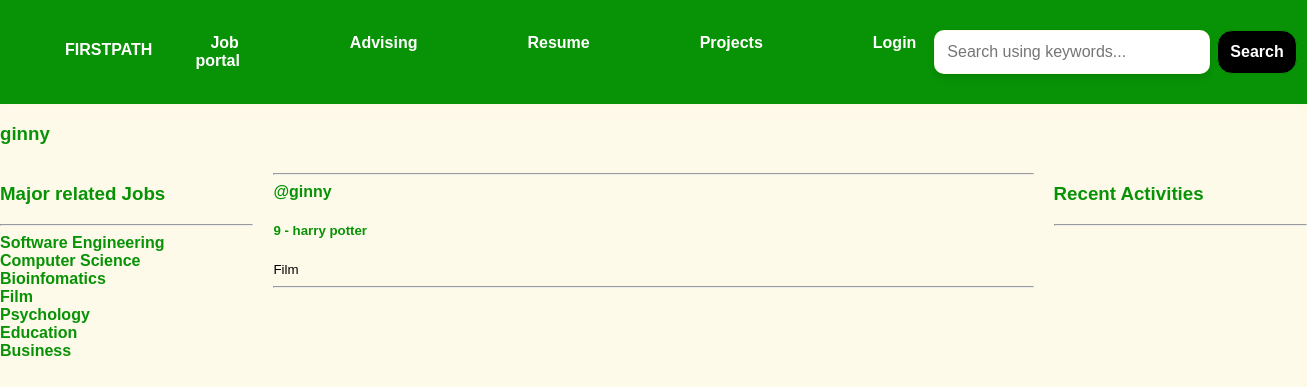
Screenshot of /profile/6/ with the database file from the repository.
### base/models.py (models this page shows, shortened)
class Topic(models.Model):
    name = models.CharField(max_length=200)

class Room(models.Model):
    host = models.ForeignKey(User, on_delete=models.SET_NULL, null=True)
    topic = models.ForeignKey(Topic, on_delete=models.SET_NULL, null=True)
    name = models.CharField(max_length=200)
    description = models.TextField(null=True, blank=True)
    participants= models.ManyToManyField(User, related_name='participants', blank=True)
    updated = models.DateTimeField(auto_now=True)
    created = models.DateTimeField(auto_now_add=True)
    class Meta:
        ordering = ['-updated', '-created']

### base/views.py (the view)
# urls.py: path('profile/<str:pk>/', views.userProfile, name="user-profile"),
def userProfile(request, pk):
    user = User.objects.get(id=pk)
    rooms = user.room_set.all()
    room_messages = user.message_set.all()
    topics = Topic.objects.all()
    context = {'user': user, 'rooms':rooms, 'room_messages' : room_messages, 'topics':topics}
    return render(request, 'base/profile.html', context)

### base/templates/base/profile.html
{% extends 'main.html' %}
{% block content %}
<h3>{{user.username}}</h3>
<div class="profile-container">
    <div>
        {% include 'base/major_job.html' %}
    </div>
    <div>
        {% include 'base/feed.html' %}
    </div>
    <div>
        {% include 'base/activity_component.html' %}
    </div>
</div>
{% endblock content %}

### base/templates/base/major_job.html (shortened to what this page needs)
<div>
    <h3>Major related Jobs</h3>
    <hr>
    {% for topic in topics %}
    <div>
        <a href="{% url 'home' %}?q={{topic.name}}">{{topic.name}}</a>
    </div>
    {% endfor %}
</div>

### base/templates/base/feed.html (shortened to what this page needs)
<div>
    {% for room in rooms %}
    <div>
        <hr>
        <a href="{% url 'user-profile' room.host.id %}">@{{room.host.username}}</a>
        <h5>{{room.id}} - <a href="{% url 'room' room.id%}">{{room.name}}</a></h5>
        <small>{{room.topic.name}}</small>
        <hr>
    </div>
    {% endfor %}
</div>

### static/styles/main.css (style rules this page uses)
body { font-family: 'Arial', sans-serif; background-color: #fef7de9d; color: #000000; margin: 0; padding: 0; }
h3, h5 { color: #089206; }
a { color: #089206; text-decoration: none; font-weight: bold; }
.profile-container { display: grid; grid-template-columns: 1fr 3fr 1fr; gap: 20px; margin: 20px 0; }

### rows the page displays
Topic: name "Software Engineering"
Topic: name "Computer Science"
Topic: name "Bioinfomatics"
Topic: name "Film"
Topic: name "Psychology"
Topic: name "Education"
Topic: name "Business"
Room: host.username "ginny", id "9", name "harry potter", topic.name "Film"

### other values shown
{{ user.username }} "ginny"
